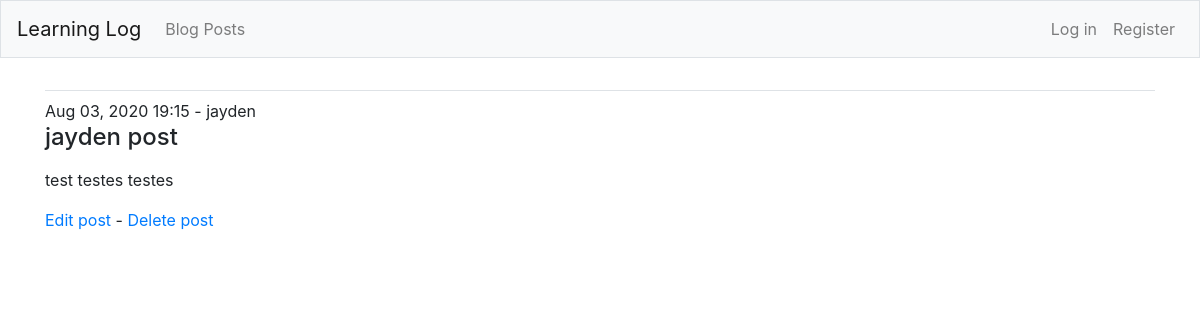
Screenshot of /post/21 with the database file from the repository.
### blogs/models.py (models this page shows, shortened)
class BlogPost(models.Model):
    title = models.CharField(max_length=108)
    text = models.TextField(max_length=2064)
    date_added = models.DateTimeField(auto_now_add=True)
    owner = models.ForeignKey(User, on_delete=models.CASCADE)

### blogs/views.py (the view)
# urls.py: path('post/<int:post_id>', views.post, name='post'),
def post(request, post_id):
    post = BlogPost.objects.get(id=post_id)
    context = {'post': post}
    return render(request, 'blogs/post.html', context)

### blogs/templates/blogs/post.html
{% extends "blogs/base.html" %}
{% block content %}
    {{ post.date_added|date:'M d, Y H:i' }} - {{ post.owner }}
    <h4>{{ post.title|linebreaks }}</h4>
    <p>{{ post.text|linebreaks }}</p>
    <a href="{% url 'blogs:edit_post' post.id %}">Edit post</a> -
    <a href="{% url 'blogs:delete_post' post.id %}">Delete post</a>
{% endblock content %}

### rows the page displays
BlogPost: date_added "Aug 03, 2020 19:15", owner "jayden", title "jayden post", text "test testes testes"
